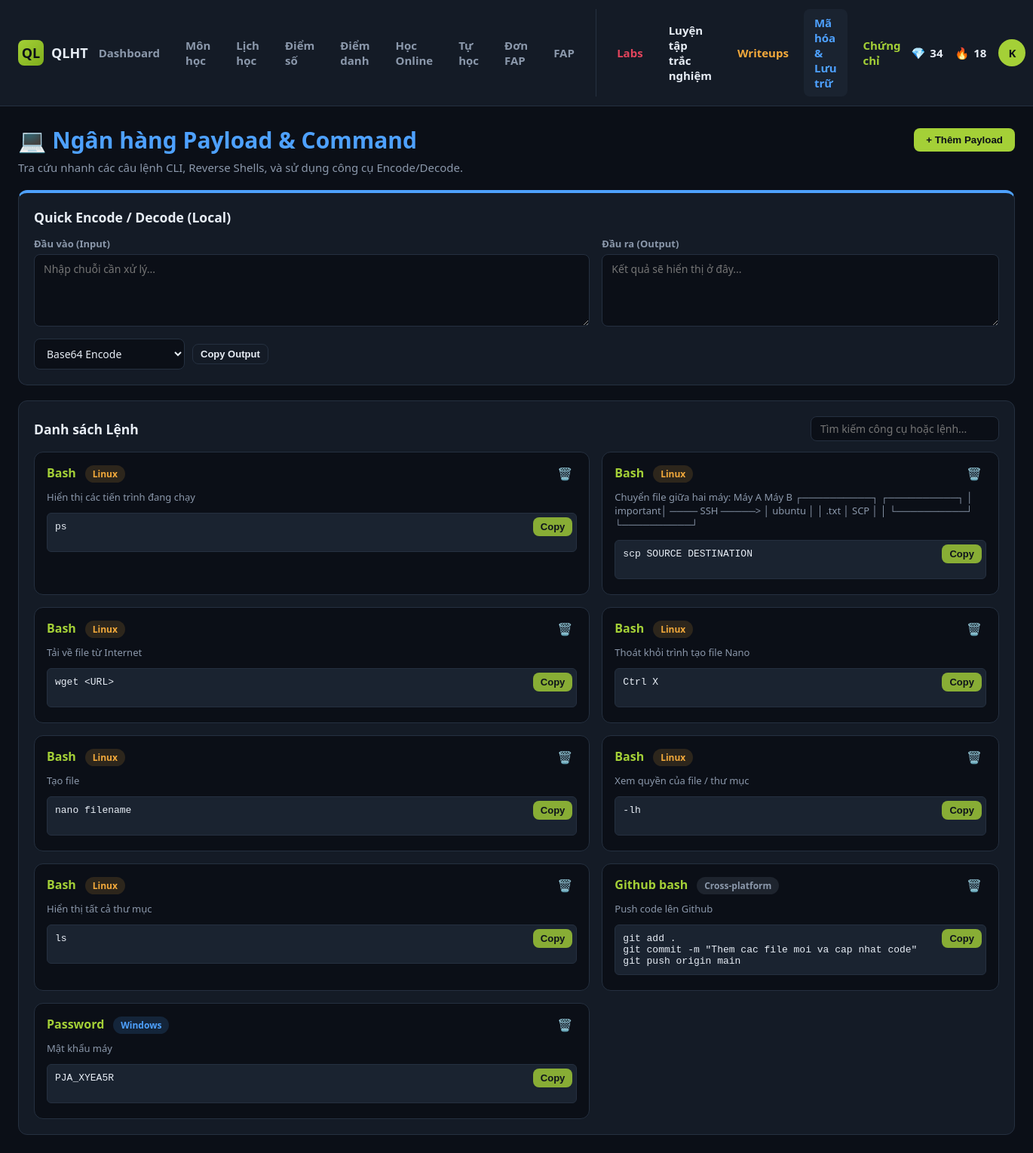
Page /payloads.php (signed in) on the committed database.
### tables this page shows
CREATE TABLE `students` (
  `id` int(11) NOT NULL,
  `student_code` varchar(20) NOT NULL,
  `full_name` varchar(100) NOT NULL,
  `major` varchar(150) NOT NULL,
  `email` varchar(100) DEFAULT NULL,
  `password_hash` varchar(255) NOT NULL,
  `role` enum('student','admin') NOT NULL DEFAULT 'student',
  `avatar` varchar(255) DEFAULT NULL,
  `streak_days` int(11) DEFAULT 0,
  `points` int(11) DEFAULT 0,
  `created_at` timestamp NOT NULL DEFAULT current_timestamp()
);

CREATE TABLE `anm_payloads` (
  `id` int(11) NOT NULL,
  `student_id` int(11) NOT NULL,
  `os_target` enum('Linux','Windows','Cross-platform') DEFAULT 'Cross-platform',
  `tool_name` varchar(100) DEFAULT NULL,
  `command_syntax` text NOT NULL,
  `description` varchar(255) DEFAULT NULL
);

### config/auth.php (called while the page is built, shortened)
<?php
require_once __DIR__ . '/database.php';
function isLoggedIn(): bool {
    return isset($_SESSION['student_id']);
}
function currentStudent(): ?array {
    static $cache = null;
    if ($cache === null) {
        $stmt = getDB()->prepare('SELECT * FROM students WHERE id = ?');
        $stmt->execute([$_SESSION['student_id']]);
        $cache = $stmt->fetch() ?: null;
    }
    return $cache;
}

### config/database.php (called while the page is built, shortened)
<?php
function getDB(): PDO {
    static $pdo = null;
    if ($pdo === null) {
        $dsn = "mysql:host=" . DB_HOST . ";port=" . DB_PORT . ";dbname=" . DB_NAME . ";charset=" . DB_CHARSET;
        $options = [
            PDO::ATTR_ERRMODE            => PDO::ERRMODE_EXCEPTION,
            PDO::ATTR_DEFAULT_FETCH_MODE => PDO::FETCH_ASSOC,
            PDO::ATTR_EMULATE_PREPARES   => false,
        ];
        try {
            $pdo = new PDO($dsn, DB_USER, DB_PASS, $options);
        } catch (PDOException $e) {
            http_response_code(500);
            die('Loi ket noi co so du lieu: ' . htmlspecialchars($e->getMessage()));
        }
    }
    return $pdo;
}

### payloads.php (the view, shortened to what this page needs)
<?php
require_once __DIR__ . '/config/auth.php';
$db = getDB();
$sid = $_SESSION['student_id'];
$stmt = $db->prepare('SELECT * FROM anm_payloads WHERE student_id = ? ORDER BY tool_name ASC, id DESC');
$stmt->execute([$sid]);
$payloads = $stmt->fetchAll();
$activePage = 'payloads';
include __DIR__ . '/includes/header.php';
?>
<div class="card-header">
    <h1 style="margin:0; color: var(--blue);">💻 Ngân hàng Payload & Command</h1>
    <button class="btn btn-accent" onclick="document.getElementById('payloadModal').classList.add('open')">+ Thêm Payload</button>
</div>
<p style="color:var(--text-dim); margin-top:-8px;">Tra cứu nhanh các câu lệnh CLI, Reverse Shells, và sử dụng công cụ Encode/Decode.</p>
<div class="card" style="margin-top:20px; border-top: 4px solid var(--blue);">
    <div class="card-header"><h3 style="margin:0;">Quick Encode / Decode (Local)</h3></div>
    <div class="grid grid-2" style="gap: 16px;">
        <div>
            <label>Đầu vào (Input)</label>
            <textarea id="enc_input" rows="4" placeholder="Nhập chuỗi cần xử lý..." oninput="processConversion()"></textarea>
        </div>
        <div>
            <label>Đầu ra (Output)</label>
            <textarea id="enc_output" rows="4" placeholder="Kết quả sẽ hiển thị ở đây..." readonly style="background: var(--bg);"></textarea>
        </div>
    </div>
    <div style="margin-top: 12px; display: flex; gap: 10px; align-items: center;">
        <select id="enc_mode" onchange="processConversion()" style="width: auto;">
            <option value="b64enc">Base64 Encode</option>
        </select>
        <button class="btn btn-outline btn-sm" onclick="copyOutput()">Copy Output</button>
    </div>
</div>
<div class="card" style="margin-top:20px;">
    <div class="card-header">
        <h3 style="margin:0;">Danh sách Lệnh</h3>
        <input type="text" id="searchInput" placeholder="Tìm kiếm công cụ hoặc lệnh..." onkeyup="filterPayloads()" style="width: 250px; padding: 6px 12px;">
    </div>
    <div class="grid grid-2" id="payloadContainer" style="gap: 16px;">
        <?php foreach ($payloads as $p):
            $badgeColor = 'badge-gray';
            if ($p['os_target'] === 'Linux') $badgeColor = 'badge-orange';
            if ($p['os_target'] === 'Windows') $badgeColor = 'badge-blue';
        ?>
        <div class="card payload-item" style="background: var(--bg); border: 1px solid var(--border); padding: 16px;">
            <div style="display: flex; justify-content: space-between; align-items: center; margin-bottom: 10px;">
                <div>
                    <strong style="color: var(--accent); font-size: 16px;" class="p-tool"><?= htmlspecialchars($p['tool_name']) ?></strong>
                    <span class="badge <?= $badgeColor ?>" style="margin-left: 8px;"><?= htmlspecialchars($p['os_target']) ?></span>
                </div>
                <form method="post" onsubmit="return confirm('Xóa payload này?');">
                    <button type="submit" class="icon-btn">🗑️</button>
                </form>
            </div>
            <p style="font-size: 13px; color: var(--text-dim); margin-top:0; margin-bottom: 12px;" class="p-desc">
                <?= htmlspecialchars($p['description']) ?>
            </p>
            <div style="position: relative;">
                <textarea id="cmd-<?= $p['id'] ?>" class="p-cmd" readonly style="font-family: monospace; font-size: 13px; color: var(--text); background: var(--bg-panel-2); border: 1px solid var(--border); width: 100%; padding: 10px; border-radius: 6px; resize: none; overflow: hidden;" oninput="this.style.height = ''; this.style.height = this.scrollHeight + 'px'"><?= htmlspecialchars($p['command_syntax']) ?></textarea>
                <button class="btn btn-accent btn-sm" style="position: absolute; top: 6px; right: 6px; opacity: 0.8;" onclick="copyCommand('cmd-<?= $p['id'] ?>')">Copy</button>
            </div>
        </div>
        <?php endforeach; ?>
    </div>
</div>
<?php include __DIR__ . '/includes/footer.php'; ?>

### includes/header.php (shortened to what this page needs)
<?php
$student = currentStudent();
$initial = $student ? mb_substr($student['full_name'], 0, 1) : '?';
?>
<!DOCTYPE html>
<html lang="vi">
<head>
<link rel="stylesheet" href="assets/css/style.css">
</head>
<body>
<div class="topbar">
    <div class="brand">
        <div class="logo">QL</div>
        QLHT
    </div>
    <nav>
        <a href="index.php" class="<?= $activePage === 'dashboard' ? 'active' : '' ?>">Dashboard</a>
        <a href="subjects.php" class="<?= $activePage === 'subjects' ? 'active' : '' ?>">Môn học</a>
        <a href="schedule.php" class="<?= $activePage === 'schedule' ? 'active' : '' ?>">Lịch học</a>
        <a href="grades.php" class="<?= $activePage === 'grades' ? 'active' : '' ?>">Điểm số</a>
        <a href="attendance.php" class="<?= $activePage === 'attendance' ? 'active' : '' ?>">Điểm danh</a>
        <a href="online.php" class="<?= $activePage === 'online' ? 'active' : '' ?>">Học Online</a>
        <a href="self_study.php" class="<?= ($activePage === 'self_study') ? 'active' : '' ?>">Tự học</a>
        <a href="fap.php" class="<?= $activePage === 'fap' ? 'active' : '' ?>">Đơn FAP</a>
         <a href="https://fap.fpt.edu.vn/Student.aspx" class="<?= $activePage === 'fap' ? 'active' : '' ?>">FAP</a>
    <a href="labs.php" class="<?= ($activePage === 'labs') ? 'active' : '' ?>" style="color: var(--red);"> Labs</a>
        <a href="quiz_take.php" class="<?= ($activePage === 'quiz') ? 'active' : '' ?>" style="color: var(--pink);">Luyện tập trắc nghiệm</a>
    <a href="writeups.php" class="<?= ($activePage === 'writeups') ? 'active' : '' ?>" style="color: var(--orange);"> Writeups</a>
    <a href="payloads.php" class="<?= ($activePage === 'payloads') ? 'active' : '' ?>" style="color: var(--blue);"> Mã hóa & Lưu trữ</a>
    <a href="certs.php" class="<?= ($activePage === 'certs') ? 'active' : '' ?>" style="color: var(--accent);"> Chứng chỉ</a>
    </nav>
    <div class="right">
        <?php if ($student): ?>
        <div class="stat-pill" title="Điểm rèn luyện"><span>💎</span> <?= (int)$student['points'] ?></div>
        <div class="stat-pill" title="Chuỗi ngày học liên tiếp"><span>🔥</span> <?= (int)$student['streak_days'] ?></div>
        <a href="profile.php" class="avatar"><?= htmlspecialchars($initial) ?></a>
        <?php endif; ?>
    </div>
</div>
<div class="page-wrap">

### includes/footer.php (shortened to what this page needs)
</div>
</body>
</html>

### assets/css/style.css (style rules this page uses)
:root { --bg: #0b0f17; --bg-panel: #141b26; --bg-panel-2: #1a2330; --border: #253040; --text: #e7edf5; --text-dim: #8b98ab; --accent: #a4d037; --accent-dark: #7fae1c; --blue: #4ea1ff; --red: #e2445c; --orange: #f2a93b; --purple: #9b6bd4; --radius: 12px; --sidebar-w: 232px; }
* { box-sizing: border-box; }
body { margin: 0; background: var(--bg); color: var(--text); font-family: "Segoe UI", Roboto, Inter, Arial, sans-serif; font-size: 15px; }
a { color: inherit; text-decoration: none; }
.topbar { display: flex; align-items: center; justify-content: space-between; padding: 12px 24px; background: var(--bg-panel); border-bottom: 1px solid var(--border); position: sticky; top: 0; z-index: 50; }
.topbar .brand { display: flex; align-items: center; gap: 10px; font-weight: 700; font-size: 18px; }
.topbar .brand .logo { width: 34px; height: 34px; border-radius: 8px; background: linear-gradient(135deg, var(--accent), var(--accent-dark)); display: flex; align-items: center; justify-content: center; color: #0b0f17; font-weight: 800; }
.topbar nav { display: flex; gap: 6px; }
.topbar nav a { padding: 8px 14px; border-radius: 8px; color: var(--text-dim); font-weight: 600; display: flex; align-items: center; gap: 6px; }
.topbar nav a.active, .topbar nav a:hover { color: var(--text); background: var(--bg-panel-2); }
.topbar .right { display: flex; align-items: center; gap: 16px; }
.stat-pill { display: flex; align-items: center; gap: 6px; font-weight: 700; color: var(--text); }
.avatar { width: 36px; height: 36px; border-radius: 50%; background: var(--accent); color: #0b0f17; display: flex; align-items: center; justify-content: center; font-weight: 800; }
.btn { padding: 8px 16px; border-radius: 8px; border: none; font-weight: 700; cursor: pointer; }
.btn-accent { background: var(--accent); color: #0b0f17; }
.btn-outline { background: transparent; border: 1px solid var(--border); color: var(--text); }
.btn-sm { padding: 5px 10px; font-size: 13px; }
.page-wrap { max-width: 1400px; margin: 0 auto; padding: 24px; }
.grid { display: grid; grid-template-columns: 1fr; gap: 20px; }
@media (min-width: 900px) { .grid-2 { grid-template-columns: 1.4fr 1fr; } }
.card { background: var(--bg-panel); border: 1px solid var(--border); border-radius: var(--radius); padding: 20px; }
.card h2, .card h3 { margin-top: 0; }
.card-header { display: flex; align-items: center; justify-content: space-between; margin-bottom: 14px; }
.badge { display: inline-flex; align-items: center; gap: 5px; padding: 3px 10px; border-radius: 999px; font-size: 12px; font-weight: 700; }
.badge-blue { background: rgba(78,161,255,.15); color: var(--blue); }
.badge-orange { background: rgba(242,169,59,.15); color: var(--orange); }
.badge-gray { background: rgba(139,152,171,.15); color: var(--text-dim); }
input, select, textarea { width: 100%; padding: 9px 12px; border-radius: 8px; border: 1px solid var(--border); background: var(--bg); color: var(--text); font-size: 14px; font-family: inherit; }
label { font-size: 13px; color: var(--text-dim); font-weight: 600; display: block; margin-bottom: 5px; }
.icon-btn { background: transparent; border: none; color: var(--text-dim); cursor: pointer; font-size: 16px; }

### rows in the picture
students: points "34", streak_days "18", full_name "K"
anm_payloads: tool_name "Bash", os_target "Linux", description "Hiển thị các tiến trình đang chạy", id+command_syntax "ps"
anm_payloads: tool_name "Bash", os_target "Linux", description "Chuyển file giữa hai máy: Máy A Máy B ┌──────────┐ ┌──────────┐ │ important│ ──── SSH ─────> │ ubuntu │ │ .txt │ SCP │ │ └──────────┘ └──────────┘", id+command_syntax "scp SOURCE DESTINATION"
anm_payloads: tool_name "Bash", os_target "Linux", description "Tải về file từ Internet", id+command_syntax "wget <URL>"
anm_payloads: tool_name "Bash", os_target "Linux", description "Thoát khỏi trình tạo file Nano", id+command_syntax "Ctrl X"
anm_payloads: tool_name "Bash", os_target "Linux", description "Tạo file", id+command_syntax "nano filename"
anm_payloads: tool_name "Bash", os_target "Linux", description "Xem quyền của file / thư mục", id+command_syntax "-lh"
anm_payloads: tool_name "Bash", os_target "Linux", description "Hiển thị tất cả thư mục", id+command_syntax "ls"
anm_payloads: tool_name "Github bash", os_target "Cross-platform", description "Push code lên Github", id+command_syntax "git add . git commit -m \"Them cac file moi va cap nhat code\" git push origin main"
anm_payloads: tool_name "Password", os_target "Windows", description "Mật khẩu máy", id+command_syntax "PJA_XYEA5R"
